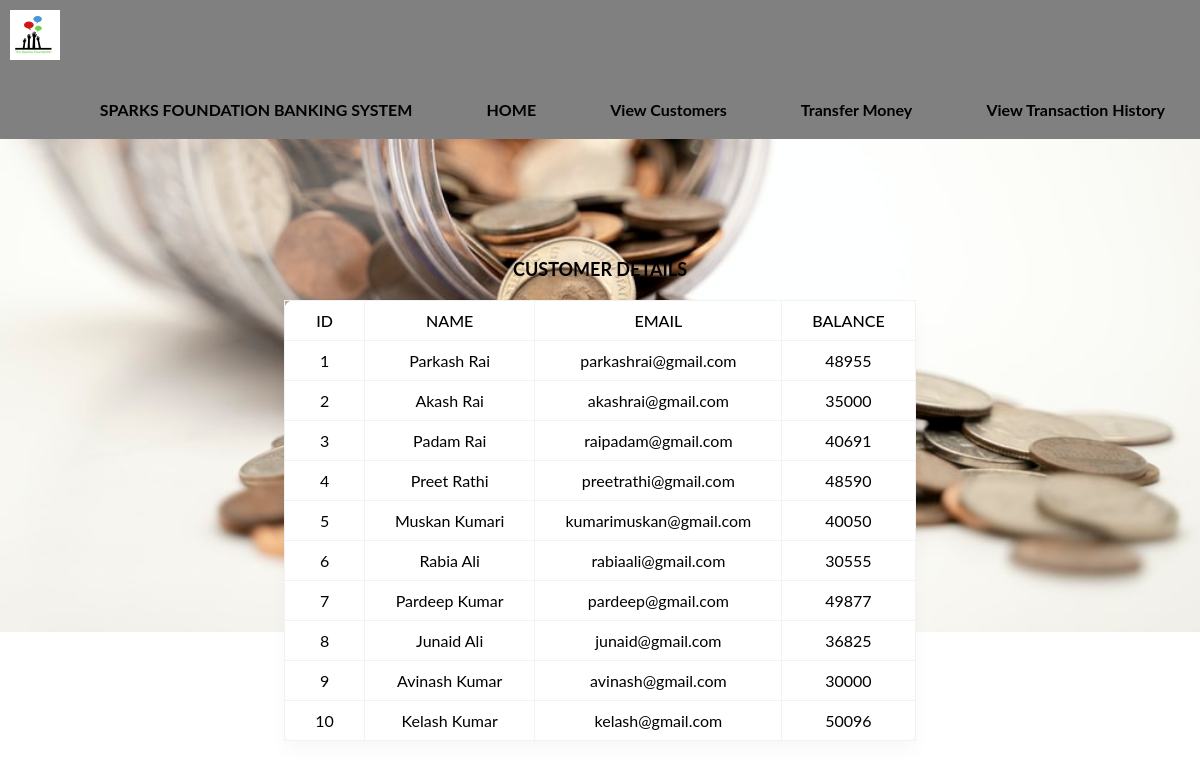
Screenshot of /display.php with the database file from the repository.
### tables this page shows
CREATE TABLE `customer` (
  `id` int(3) NOT NULL,
  `name` text NOT NULL,
  `email` varchar(30) NOT NULL,
  `balance` int(8) NOT NULL
);

### display.php (the view, shortened to what this page needs)
<!DOCTYPE html>
<html>
    <head>
    </head>
    <body>
    <nav>
            <div class="logo">
                <img src="logo.png" width="50" height="50">
            </div>
            <ul>
            <li><a href='#'>SPARKS FOUNDATION BANKING SYSTEM</a></li>
                <li><a href="#">HOME</a></li>
                <li><a href="display.php">View Customers</a></li>
                <li><a href="transfermoney.php">Transfer Money </a></li>
                <li><a href="transactionhistory.php">View Transaction History</a></li>
            </ul>
        </nav>
         <div class="main-div">
             <h1>CUSTOMER DETAILS </h1>
            <div class="center-div">
                <div class="table-responsive">
                    <table>
                        <thead>
                            <tr>
                                <th>ID</th>
                                <th>NAME</th>
                                <th>EMAIL</th>
                                <th>BALANCE</th>
                            </tr>
                        </thead>
                        <tbody>
                        <?php
                            include 'connection.php';
                            $selectquery = "select * from customer";
                            $query= mysqli_query($con, $selectquery);
                            while($res= mysqli_fetch_array($query)){
                             ?>
                                <tr>
                                    <td> <?php echo $res['id']; ?></td>
                                <td><?php echo $res['name']; ?></td>
                                <td><?php echo $res['email']; ?></td>
                                <td><?php echo $res['balance']; ?></td>
                            </tr>
                            <?php
                            }
                            ?>
                        </tbody>
                    </table>
                </div>
            </div>
         </div>
    </body>
    </html>

### display.php (style rules this page uses)
* { margin:0; padding: 0; font-family: 'Lato', sans-serif; }
body { width: 100%; height: 50vh; background-image: url(images2.jpg); background-size: cover; background-position:center ; background-repeat: no-repeat; }
nav { width: 100%; background-color:grey; overflow:hidden; }
nav ul { list-style-type: none; float: right; margin-top:7px; }
nav ul li { display:inline-block; }
nav ul li a { text-decoration:none; padding: 20px 35px; text-align:center ; color: #000000; display:block; font-weight: 700; }
.logo { float: left; padding: 10px; }
.main-div { width:100%; height: 100vh; display: flex; flex-direction: column; justify-content: center; align-items: center; }
h1 { font-size: 18px; color: #000; text-align: center; margin-top: -80px; margin-bottom: 20px; }
table { border-collapse: collapse; background-color: #fff; box-shadow: 0 10px 20px 0 rgba(0,0,0,.03); border-radius: 10px; margin:auto; }
th,td { border: 1px solid #f2f2f2; padding: 10px 30px; text-align: center; color: black; }
th { text-transform: uppercase; font-weight: 500; }
td { font-size: 13 px; }

### rows the page displays
customer: id "1", name "Parkash Rai", email "parkashrai@gmail.com", balance "48955"
customer: id "2", name "Akash Rai", email "akashrai@gmail.com", balance "35000"
customer: id "3", name "Padam Rai", email "raipadam@gmail.com", balance "40691"
customer: id "4", name "Preet Rathi", email "preetrathi@gmail.com", balance "48590"
customer: id "5", name "Muskan Kumari", email "kumarimuskan@gmail.com", balance "40050"
customer: id "6", name "Rabia Ali", email "rabiaali@gmail.com", balance "30555"
customer: id "7", name "Pardeep Kumar", email "pardeep@gmail.com", balance "49877"
customer: id "8", name "Junaid Ali", email "junaid@gmail.com", balance "36825"
customer: id "9", name "Avinash Kumar", email "avinash@gmail.com", balance "30000"
customer: id "10", name "Kelash Kumar", email "kelash@gmail.com", balance "50096"
